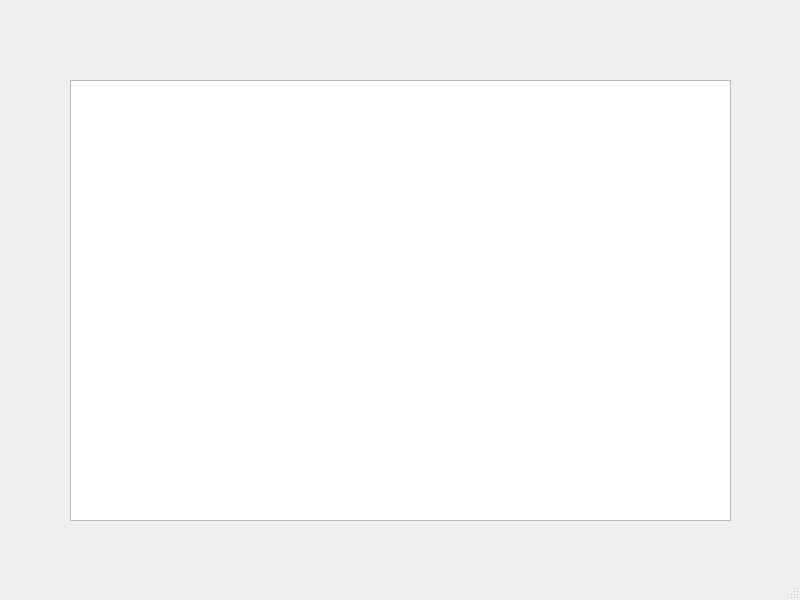
<?xml version="1.0" encoding="UTF-8"?>
<ui version="4.0">
 <class>MainWindow</class>
 <widget class="QMainWindow" name="MainWindow">
  <property name="geometry">
   <rect>
    <x>0</x>
    <y>0</y>
    <width>800</width>
    <height>600</height>
   </rect>
  </property>
  <property name="windowTitle">
   <string>MainWindow</string>
  </property>
  <widget class="QWidget" name="centralwidget">
   <widget class="QGraphicsView" name="graphicsView">
    <property name="geometry">
     <rect>
      <x>70</x>
      <y>80</y>
      <width>661</width>
      <height>441</height>
     </rect>
    </property>
   </widget>
  </widget>
  <widget class="QMenuBar" name="menubar">
   <property name="geometry">
    <rect>
     <x>0</x>
     <y>0</y>
     <width>800</width>
     <height>21</height>
    </rect>
   </property>
  </widget>
  <widget class="QStatusBar" name="statusbar"/>
 </widget>
 <resources/>
 <connections/>
</ui>
